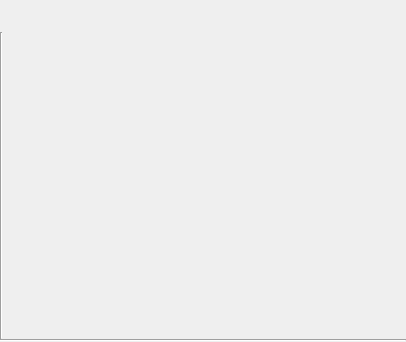
<?xml version="1.0" encoding="UTF-8"?>
<ui version="4.0">
 <class>CollapsibleEditor</class>
 <widget class="QWidget" name="CollapsibleEditor">
  <property name="geometry">
   <rect>
    <x>0</x>
    <y>0</y>
    <width>406</width>
    <height>342</height>
   </rect>
  </property>
  <layout class="QVBoxLayout" name="verticalLayout">
   <property name="leftMargin">
    <number>0</number>
   </property>
   <property name="topMargin">
    <number>0</number>
   </property>
   <property name="rightMargin">
    <number>0</number>
   </property>
   <property name="bottomMargin">
    <number>0</number>
   </property>
   <item>
    <widget class="EditorTitle" name="title" native="true">
     <property name="sizePolicy">
      <sizepolicy hsizetype="Expanding" vsizetype="Preferred">
       <horstretch>0</horstretch>
       <verstretch>0</verstretch>
      </sizepolicy>
     </property>
    </widget>
   </item>
   <item>
    <layout class="QHBoxLayout" name="horizontalLayout_2">
     <item>
      <widget class="CollapseButton" name="collapseBtn" native="true"/>
     </item>
     <item>
      <spacer name="horizontalSpacer_2">
       <property name="orientation">
        <enum>Qt::Orientation::Horizontal</enum>
       </property>
       <property name="sizeType">
        <enum>QSizePolicy::Policy::Expanding</enum>
       </property>
       <property name="sizeHint" stdset="0">
        <size>
         <width>0</width>
         <height>20</height>
        </size>
       </property>
      </spacer>
     </item>
     <item>
      <widget class="ValidationIndicator" name="indicator" native="true">
       <property name="sizePolicy">
        <sizepolicy hsizetype="Expanding" vsizetype="Preferred">
         <horstretch>1</horstretch>
         <verstretch>0</verstretch>
        </sizepolicy>
       </property>
      </widget>
     </item>
    </layout>
   </item>
   <item>
    <layout class="QVBoxLayout" name="verticalLayout_2">
     <property name="spacing">
      <number>0</number>
     </property>
     <item>
      <layout class="QHBoxLayout" name="horizontalLayout_3">
       <item>
        <widget class="Line" name="line_2">
         <property name="orientation">
          <enum>Qt::Orientation::Vertical</enum>
         </property>
        </widget>
       </item>
       <item>
        <widget class="QWidget" name="content" native="true">
         <property name="sizePolicy">
          <sizepolicy hsizetype="Preferred" vsizetype="Expanding">
           <horstretch>0</horstretch>
           <verstretch>0</verstretch>
          </sizepolicy>
         </property>
         <layout class="QVBoxLayout" name="verticalLayout_3"/>
        </widget>
       </item>
      </layout>
     </item>
     <item>
      <widget class="Line" name="line">
       <property name="frameShadow">
        <enum>QFrame::Shadow::Sunken</enum>
       </property>
       <property name="orientation">
        <enum>Qt::Orientation::Horizontal</enum>
       </property>
      </widget>
     </item>
    </layout>
   </item>
  </layout>
 </widget>
 <customwidgets>
  <customwidget>
   <class>ValidationIndicator</class>
   <extends>QWidget</extends>
   <header>ui/wizard/03-parameters/forms/editors/detailed/misc/ValidationIndicator.h</header>
   <container>1</container>
  </customwidget>
  <customwidget>
   <class>CollapseButton</class>
   <extends>QWidget</extends>
   <header>ui/wizard/03-parameters/forms/editors/detailed/misc/CollapseButton.h</header>
   <container>1</container>
   <slots>
    <slot>clicked(bool)</slot>
   </slots>
  </customwidget>
  <customwidget>
   <class>EditorTitle</class>
   <extends>QWidget</extends>
   <header>ui/wizard/03-parameters/forms/editors/detailed/misc/EditorTitle.h</header>
   <container>1</container>
  </customwidget>
 </customwidgets>
 <resources/>
 <connections/>
</ui>
